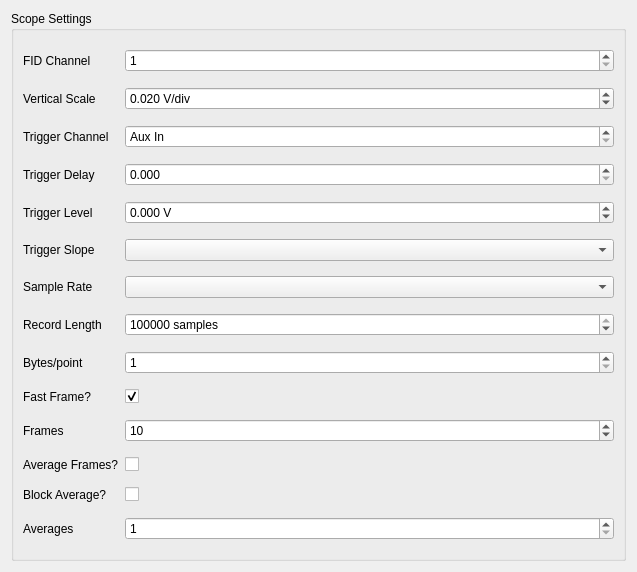
<?xml version="1.0" encoding="UTF-8"?>
<ui version="4.0">
 <class>DigitizerConfigWidget</class>
 <widget class="QWidget" name="DigitizerConfigWidget">
  <property name="geometry">
   <rect>
    <x>0</x>
    <y>0</y>
    <width>637</width>
    <height>572</height>
   </rect>
  </property>
  <property name="windowTitle">
   <string>Form</string>
  </property>
  <layout class="QVBoxLayout" name="verticalLayout_2" stretch="1">
   <item>
    <layout class="QHBoxLayout" name="horizontalLayout">
     <item>
      <widget class="QGroupBox" name="scopeSettingsBox">
       <property name="title">
        <string>Scope Settings</string>
       </property>
       <layout class="QFormLayout" name="formLayout_4">
        <property name="fieldGrowthPolicy">
         <enum>QFormLayout::AllNonFixedFieldsGrow</enum>
        </property>
        <item row="0" column="0">
         <widget class="QLabel" name="fIDChannelLabel">
          <property name="sizePolicy">
           <sizepolicy hsizetype="Preferred" vsizetype="Expanding">
            <horstretch>0</horstretch>
            <verstretch>0</verstretch>
           </sizepolicy>
          </property>
          <property name="text">
           <string>FID Channel</string>
          </property>
         </widget>
        </item>
        <item row="0" column="1">
         <widget class="QSpinBox" name="fIDChannelSpinBox">
          <property name="toolTip">
           <string>Channel that records FIDs.</string>
          </property>
          <property name="minimum">
           <number>1</number>
          </property>
          <property name="maximum">
           <number>4</number>
          </property>
         </widget>
        </item>
        <item row="1" column="0">
         <widget class="QLabel" name="verticalScaleLabel">
          <property name="sizePolicy">
           <sizepolicy hsizetype="Preferred" vsizetype="Expanding">
            <horstretch>0</horstretch>
            <verstretch>0</verstretch>
           </sizepolicy>
          </property>
          <property name="text">
           <string>Vertical Scale</string>
          </property>
         </widget>
        </item>
        <item row="1" column="1">
         <widget class="QDoubleSpinBox" name="verticalScaleDoubleSpinBox">
          <property name="suffix">
           <string> V/div</string>
          </property>
          <property name="decimals">
           <number>3</number>
          </property>
          <property name="minimum">
           <double>0.001000000000000</double>
          </property>
          <property name="maximum">
           <double>5.000000000000000</double>
          </property>
          <property name="singleStep">
           <double>0.020000000000000</double>
          </property>
          <property name="value">
           <double>0.020000000000000</double>
          </property>
         </widget>
        </item>
        <item row="2" column="0">
         <widget class="QLabel" name="triggerChannelLabel">
          <property name="sizePolicy">
           <sizepolicy hsizetype="Preferred" vsizetype="Expanding">
            <horstretch>0</horstretch>
            <verstretch>0</verstretch>
           </sizepolicy>
          </property>
          <property name="text">
           <string>Trigger Channel</string>
          </property>
         </widget>
        </item>
        <item row="2" column="1">
         <widget class="QSpinBox" name="triggerChannelSpinBox">
          <property name="specialValueText">
           <string>Aux In</string>
          </property>
          <property name="minimum">
           <number>0</number>
          </property>
          <property name="maximum">
           <number>4</number>
          </property>
          <property name="value">
           <number>0</number>
          </property>
         </widget>
        </item>
        <item row="5" column="0">
         <widget class="QLabel" name="triggerSlopeLabel">
          <property name="sizePolicy">
           <sizepolicy hsizetype="Preferred" vsizetype="Expanding">
            <horstretch>0</horstretch>
            <verstretch>0</verstretch>
           </sizepolicy>
          </property>
          <property name="text">
           <string>Trigger Slope</string>
          </property>
         </widget>
        </item>
        <item row="5" column="1">
         <widget class="QComboBox" name="triggerSlopeComboBox"/>
        </item>
        <item row="6" column="0">
         <widget class="QLabel" name="sampleRateLabel">
          <property name="sizePolicy">
           <sizepolicy hsizetype="Preferred" vsizetype="Expanding">
            <horstretch>0</horstretch>
            <verstretch>0</verstretch>
           </sizepolicy>
          </property>
          <property name="text">
           <string>Sample Rate</string>
          </property>
         </widget>
        </item>
        <item row="6" column="1">
         <widget class="QComboBox" name="sampleRateComboBox">
          <property name="currentIndex">
           <number>-1</number>
          </property>
         </widget>
        </item>
        <item row="7" column="0">
         <widget class="QLabel" name="recordLengthLabel">
          <property name="sizePolicy">
           <sizepolicy hsizetype="Preferred" vsizetype="Expanding">
            <horstretch>0</horstretch>
            <verstretch>0</verstretch>
           </sizepolicy>
          </property>
          <property name="text">
           <string>Record Length</string>
          </property>
         </widget>
        </item>
        <item row="7" column="1">
         <widget class="QSpinBox" name="recordLengthSpinBox">
          <property name="suffix">
           <string> samples</string>
          </property>
          <property name="prefix">
           <string/>
          </property>
          <property name="minimum">
           <number>1000</number>
          </property>
          <property name="maximum">
           <number>100000000</number>
          </property>
          <property name="singleStep">
           <number>50000</number>
          </property>
          <property name="value">
           <number>750000</number>
          </property>
         </widget>
        </item>
        <item row="8" column="0">
         <widget class="QLabel" name="bytesPointLabel">
          <property name="sizePolicy">
           <sizepolicy hsizetype="Preferred" vsizetype="Expanding">
            <horstretch>0</horstretch>
            <verstretch>0</verstretch>
           </sizepolicy>
          </property>
          <property name="text">
           <string>Bytes/point</string>
          </property>
         </widget>
        </item>
        <item row="8" column="1">
         <widget class="QSpinBox" name="bytesPointSpinBox">
          <property name="toolTip">
           <string>&lt;html&gt;&lt;head/&gt;&lt;body&gt;&lt;p&gt;Number of bytes encoding the scope data.&lt;/p&gt;&lt;p&gt;Set to 1 unless using a summary frame.&lt;/p&gt;&lt;/body&gt;&lt;/html&gt;</string>
          </property>
          <property name="minimum">
           <number>1</number>
          </property>
          <property name="maximum">
           <number>2</number>
          </property>
         </widget>
        </item>
        <item row="9" column="0">
         <widget class="QLabel" name="fastFrameEnabledLabel">
          <property name="sizePolicy">
           <sizepolicy hsizetype="Preferred" vsizetype="Expanding">
            <horstretch>0</horstretch>
            <verstretch>0</verstretch>
           </sizepolicy>
          </property>
          <property name="text">
           <string>Fast Frame?</string>
          </property>
         </widget>
        </item>
        <item row="9" column="1">
         <widget class="QCheckBox" name="fastFrameEnabledCheckBox">
          <property name="checked">
           <bool>true</bool>
          </property>
         </widget>
        </item>
        <item row="10" column="0">
         <widget class="QLabel" name="framesLabel">
          <property name="sizePolicy">
           <sizepolicy hsizetype="Preferred" vsizetype="Expanding">
            <horstretch>0</horstretch>
            <verstretch>0</verstretch>
           </sizepolicy>
          </property>
          <property name="text">
           <string>Frames</string>
          </property>
         </widget>
        </item>
        <item row="10" column="1">
         <widget class="QSpinBox" name="framesSpinBox">
          <property name="minimum">
           <number>1</number>
          </property>
          <property name="maximum">
           <number>100</number>
          </property>
          <property name="value">
           <number>10</number>
          </property>
         </widget>
        </item>
        <item row="11" column="0">
         <widget class="QLabel" name="summaryFrameLabel">
          <property name="sizePolicy">
           <sizepolicy hsizetype="Preferred" vsizetype="Expanding">
            <horstretch>0</horstretch>
            <verstretch>0</verstretch>
           </sizepolicy>
          </property>
          <property name="text">
           <string>Average Frames?</string>
          </property>
         </widget>
        </item>
        <item row="11" column="1">
         <widget class="QCheckBox" name="summaryFrameCheckBox"/>
        </item>
        <item row="3" column="0">
         <widget class="QLabel" name="triggerDelayLabel">
          <property name="sizePolicy">
           <sizepolicy hsizetype="Preferred" vsizetype="Expanding">
            <horstretch>0</horstretch>
            <verstretch>0</verstretch>
           </sizepolicy>
          </property>
          <property name="text">
           <string>Trigger Delay</string>
          </property>
         </widget>
        </item>
        <item row="3" column="1">
         <widget class="QDoubleSpinBox" name="triggerDelayDoubleSpinBox">
          <property name="suffix">
           <string/>
          </property>
          <property name="decimals">
           <number>3</number>
          </property>
          <property name="maximum">
           <double>1000.000000000000000</double>
          </property>
         </widget>
        </item>
        <item row="4" column="0">
         <widget class="QLabel" name="triggerLevelLabel">
          <property name="sizePolicy">
           <sizepolicy hsizetype="Preferred" vsizetype="Expanding">
            <horstretch>0</horstretch>
            <verstretch>0</verstretch>
           </sizepolicy>
          </property>
          <property name="text">
           <string>Trigger Level</string>
          </property>
         </widget>
        </item>
        <item row="4" column="1">
         <widget class="QDoubleSpinBox" name="triggerLevelDoubleSpinBox">
          <property name="suffix">
           <string> V</string>
          </property>
          <property name="decimals">
           <number>3</number>
          </property>
          <property name="minimum">
           <double>-10.000000000000000</double>
          </property>
          <property name="maximum">
           <double>10.000000000000000</double>
          </property>
          <property name="singleStep">
           <double>0.100000000000000</double>
          </property>
         </widget>
        </item>
        <item row="12" column="0">
         <widget class="QLabel" name="blockAverageLabel">
          <property name="sizePolicy">
           <sizepolicy hsizetype="Preferred" vsizetype="Expanding">
            <horstretch>0</horstretch>
            <verstretch>0</verstretch>
           </sizepolicy>
          </property>
          <property name="text">
           <string>Block Average?</string>
          </property>
         </widget>
        </item>
        <item row="12" column="1">
         <widget class="QCheckBox" name="blockAverageCheckBox"/>
        </item>
        <item row="13" column="0">
         <widget class="QLabel" name="averagesLabel">
          <property name="sizePolicy">
           <sizepolicy hsizetype="Preferred" vsizetype="Expanding">
            <horstretch>0</horstretch>
            <verstretch>0</verstretch>
           </sizepolicy>
          </property>
          <property name="text">
           <string>Averages</string>
          </property>
         </widget>
        </item>
        <item row="13" column="1">
         <widget class="QSpinBox" name="averagesSpinBox">
          <property name="minimum">
           <number>1</number>
          </property>
          <property name="maximum">
           <number>16777216</number>
          </property>
         </widget>
        </item>
       </layout>
      </widget>
     </item>
    </layout>
   </item>
  </layout>
 </widget>
 <tabstops>
  <tabstop>fIDChannelSpinBox</tabstop>
  <tabstop>verticalScaleDoubleSpinBox</tabstop>
  <tabstop>triggerChannelSpinBox</tabstop>
  <tabstop>triggerDelayDoubleSpinBox</tabstop>
  <tabstop>triggerSlopeComboBox</tabstop>
  <tabstop>sampleRateComboBox</tabstop>
  <tabstop>recordLengthSpinBox</tabstop>
  <tabstop>bytesPointSpinBox</tabstop>
  <tabstop>fastFrameEnabledCheckBox</tabstop>
  <tabstop>framesSpinBox</tabstop>
  <tabstop>summaryFrameCheckBox</tabstop>
 </tabstops>
 <resources/>
 <connections/>
</ui>
